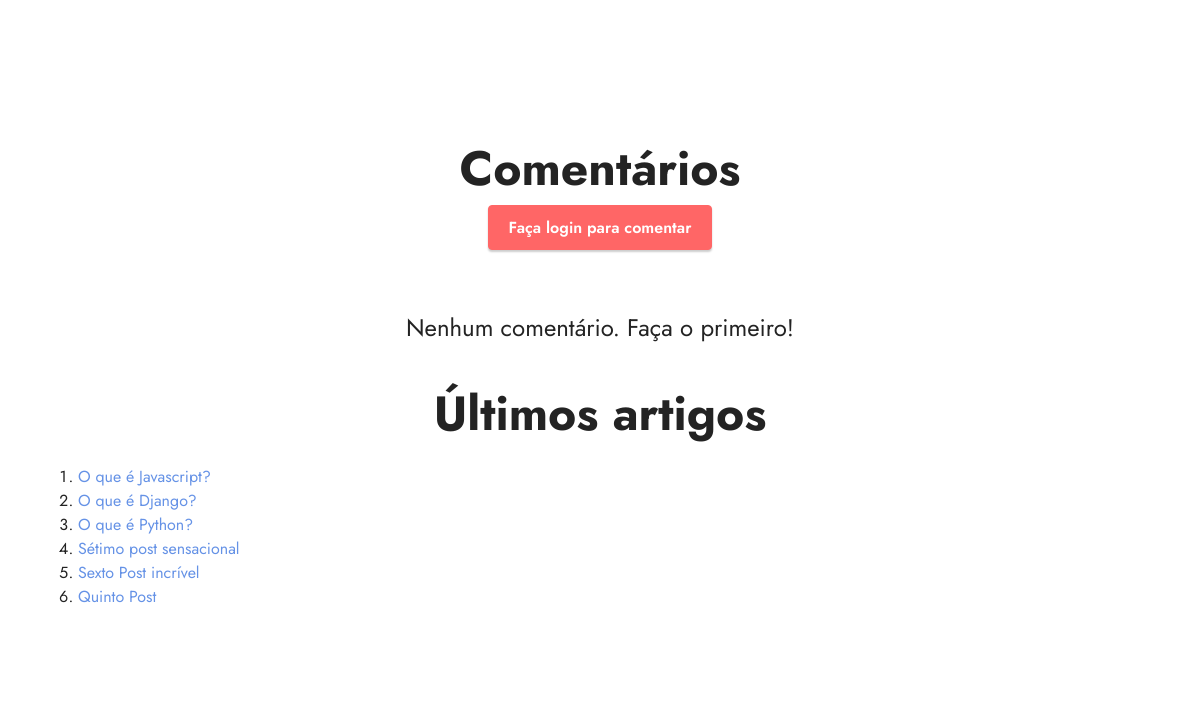
The page /post/o-que-e-python/ (lower part) on the database as committed earlier.
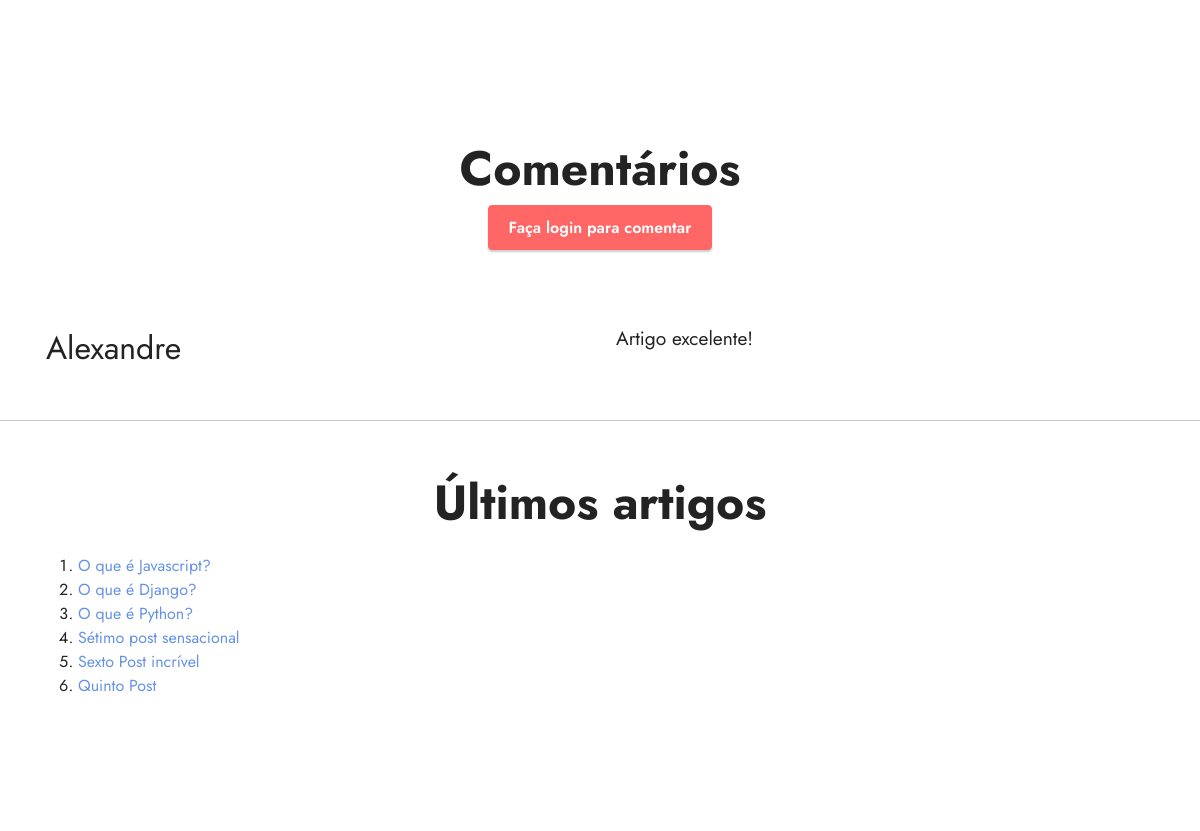
The same page on the database as committed later.
### app/models.py (models this page shows, shortened)
class Post(models.Model):
    objects = models.Manager()
    publicados = PublicadosManager()
    STATUS_CHOICES = (
        ('rascunho', 'Rascunho'),
        ('publicado', 'Publicado')
    )
    titulo = models.CharField(max_length=70)
    slug = models.SlugField(max_length=70)
    corpo = models.TextField()
    status = models.CharField(max_length=9, choices=STATUS_CHOICES, default='rascunho')
    criado = models.DateTimeField(auto_now_add=True)
    publicado = models.DateTimeField(auto_now=True)
    autor = models.ForeignKey(User, on_delete=models.CASCADE, related_name='posts_autor')
    imagem = StdImageField('Imagem', upload_to='posts', blank=True, null=True,
                           variations={'thumb': {
                               'width': 438,
                               'height': 438,
                               'cropt': True}})
    class Meta:
        verbose_name = 'Post'
        verbose_name_plural = 'Posts'
        ordering = ('-publicado',)

class Comentario(models.Model):
    post = models.ForeignKey(Post, on_delete=models.CASCADE)
    nome = models.CharField('Nome', max_length=50)
    email = models.EmailField('E-mail')
    texto = models.TextField('Comentário')
    criado = models.DateTimeField('Criado em', auto_now_add=True)
    status = models.BooleanField('Ativo', default=False)
    class Meta:
        verbose_name = 'Comentário'
        verbose_name_plural = 'Comentários'

### app/views.py (the view)
# urls.py: path('post/<slug:slug>/', views.PostDetailView.as_view(), name='detail'),
class PostDetailView(DetailView):
    template_name = "blog/post/detail.html"
    context_object_name = 'detail'
    queryset = Post.publicados.all()
    def _get_coments(self, id_post):
        try:
            coments = Comentario.objects.filter(post_id=id_post, status=True)
            return coments
        except Comentario.DoesNotExist:
            return Exception
    def get_context_data(self, **kwargs):
        context = super().get_context_data(**kwargs)
        context['comentarios'] = self._get_coments(self.object.id)
        return context

### app/models.py (called while the page is built)
    def get_queryset(self):
        return super().get_queryset().filter(status='publicado')

### app/templatetags/blog_tags.py (called while the page is built)
@register.inclusion_tag('blog/post/ultimos_posts.html')
def mostrar_ultimos_posts(count=5):
    posts = Post.publicados.order_by('-publicado')[:count]
    return {'ultimos': posts}

### app/templates/blog/post/detail.html (shortened to what this page needs)
{% extends 'blog/base/base.html' %}
{% load static %}
{% load blog_tags %}
{% block conteudo %}
<section data-bs-version="5.1" class="features16 cid-tzVjbxlXj9" id="features17-6">
</section>
<div id="comentarios" class="container">
        <div class="mbr-section-head">
            <h3 class="mbr-section-title mbr-fonts-style align-center mb-0 display-2">
                <strong>Comentários</strong></h3>
            <p class="align-center">
                {% if user.is_authenticated %}
                <a href="{% url 'comentar' detail.id %}" class="btn btn-secondary">
                    Comentar
                </a>
                {% else %}
                <a href="{% url 'loginuser' %}" class="btn btn-secondary">
                    Faça login para comentar
                </a>
                {% endif %}
            </p>
        </div>
</div>
{% for item in comentarios %}
<section data-bs-version="5.1" class="content10 cid-tzVgp39K95" id="content10-1" xmlns="http://www.w3.org/1999/html">
    <div class="container">
        <div class="row justify-content-center">
            <div class="col-12 col-md">
                <h6 class="mbr-section-subtitle mbr-fonts-style mb-4 display-5">
                    {{ item.nome }}
                </h6>
            </div>
            <div class="col-md-12 col-lg-6">
                <p class="mbr-text mbr-fonts-style display-7">{{ item.texto }}</p>
            </div>
        </div>
    </div>
    <hr>
    {% empty %}
    <div class="container">
        <br>
        <div class="mbr-section-head">
                <h4 class="align-center">
                Nenhum comentário. Faça o primeiro!</h4>
        </div>
    </div>
{% endfor %}
<br>
{% mostrar_ultimos_posts 6%}
{% endblock %}

### app/templates/blog/post/ultimos_posts.html (shortened to what this page needs)
<div id="ultimos-artigos" class="container">
        <div class="mbr-section-head ">
            <h3 class="mbr-section-title mbr-fonts-style align-center mb-0 display-2">
                <strong>Últimos artigos</strong></h3>
            <br>
            <ol>
                {% for post in ultimos %}
                <li >
                    <a href="{% url 'detail' post.slug %}">{{ post.titulo }}</a>
                </li>
                {% endfor %}
            </ol>
        </div>
</div>

Rows that differ between the two databases and show on the page:
added Comentario: nome "Alexandre", texto "Artigo excelente!"
Other text that changed with them:
text no longer shown: "Nenhum comentário. Faça o primeiro!"
